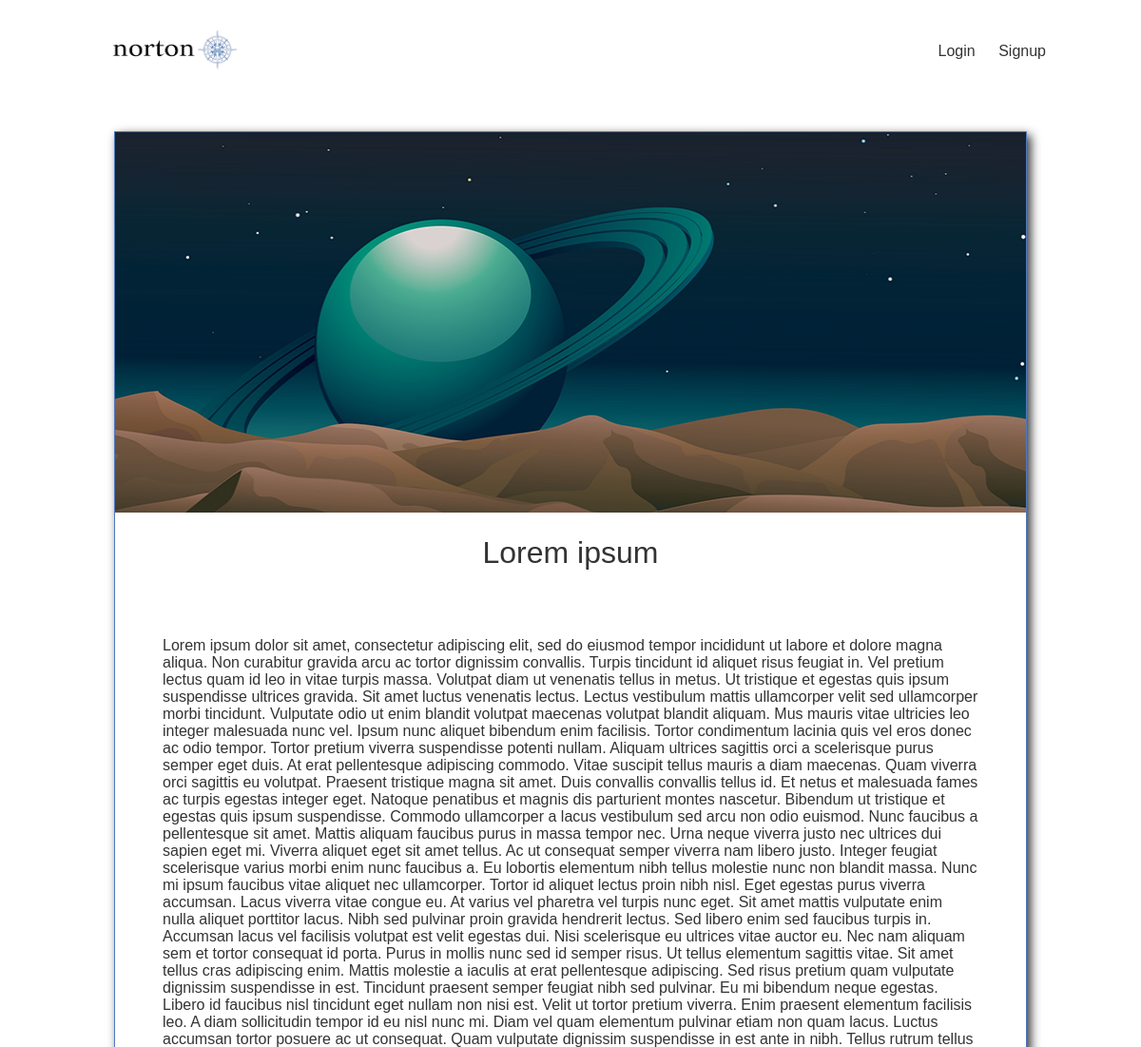
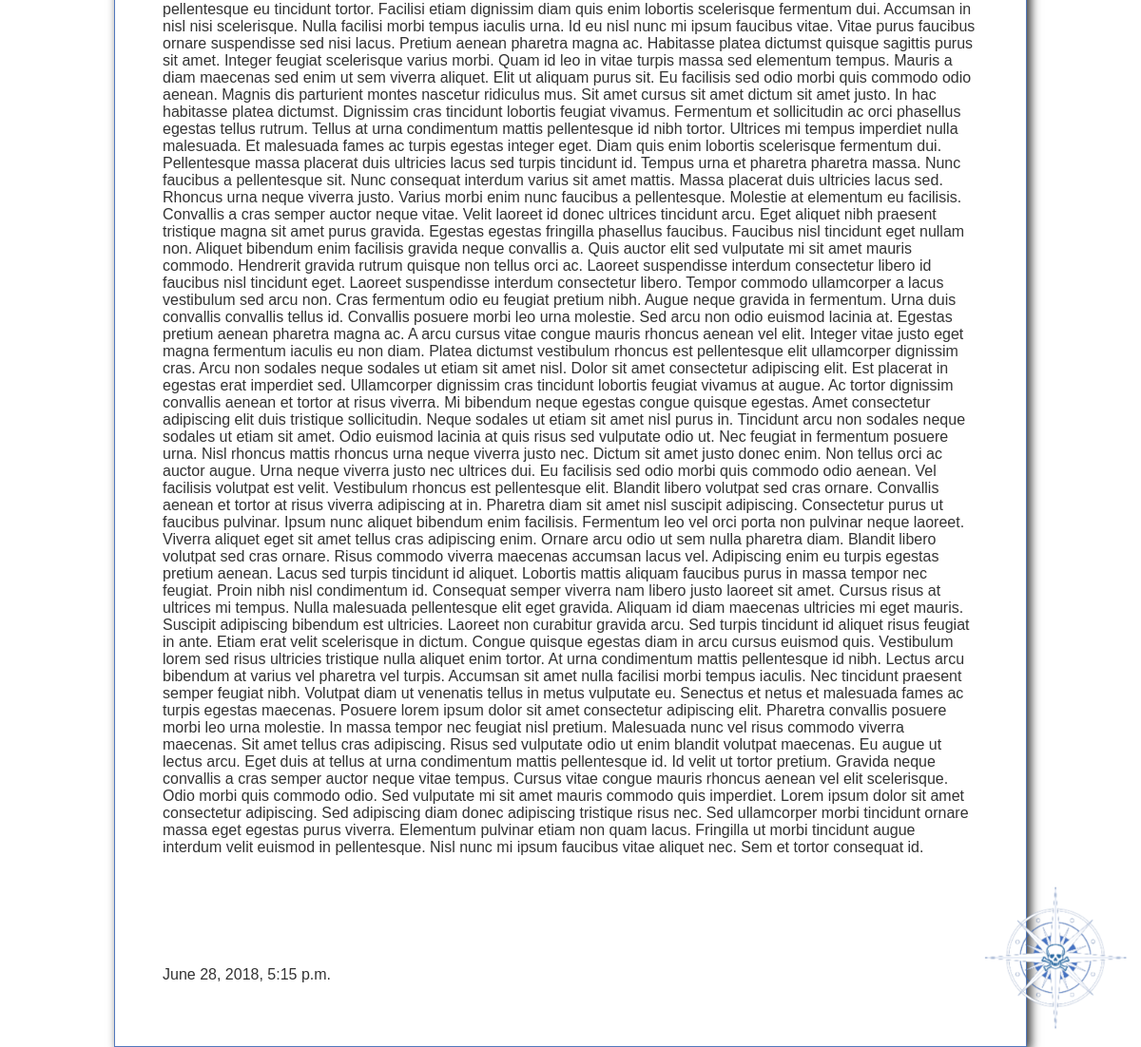
Screenshot of /articles/lorem-ipsum/ with the database file from the repository (2 pictures, top to bottom).
### articles/models.py (models this page shows, shortened)
@python_2_unicode_compatible
class Article(models.Model):
    title = models.CharField(max_length=100)
    slug = models.SlugField()
    body = models.TextField()
    date = models.DateTimeField(auto_now_add=True)
    thumb = models.ImageField(default='default.png', blank=True)
    author = models.ForeignKey(User, default=None)

### articles/views.py (the view)
# urls.py: url(r'^(?P<slug>[\w-]+)/$', views.article_detail, name='detail'),
def article_detail(request, slug):
    article = Article.objects.get(slug=slug)
    return render(request, 'articles/article_detail.html', {'article': article})

### articles/templates/articles/article_detail.html
{% extends 'base_layout.html' %}
{% block content %}
  <div class="article-detail">
    <div class="article">
      <img src="{{article.thumb.url }}" alt="">
      <h2>{{ article.title }}</h2>
      <p>{{ article.body }}</p>
      <p>{{ article.date }}</p>
    </div>
  </div>
{% endblock %}

### assets/styles.css (style rules this page uses)
body { background-color: #fff; color: #333; font-family: sans-serif; margin: 0; }
h1, h2, h3, h4, h5 { font-weight: normal; margin: 0; }
.article { padding: 10px; border: 1px solid #5178bd; position: relative; padding-bottom: 40px; box-shadow: 4px 4px 10px; }
.article h2 { font-size: 1.2em; }
.article-detail { margin-top: 25px; }
.article-detail .article { padding: 0; }
.article-detail img { max-width: 100%; }
.article-detail .article h2 { text-align: center; margin: 20px auto; font-size: 2em; }
.article-detail .article p { text-align: left; padding: 50px; }

### rows the page displays
Article: thumb (placeholder picture), title "Lorem ipsum", body "Lorem ipsum dolor sit amet, consectetur adipiscing elit, sed do eiusmod tempor incididunt ut labore et dolore magna aliqua. Non curabitur gravida arcu ac tortor dignissim convallis. Turpis tincidunt id aliquet risus feugiat in. Vel pretium lectus quam id leo in vitae turpis massa. Volutpat diam ut venenatis tellus in metus. Ut tristique et egestas quis ipsum suspendisse ultrices gravida. Sit amet luctus venenatis lectus. Lectus vestibulum mattis ullamcorper velit sed ullamcorper morbi tincidunt. Vulputate odio ut enim blandit volutpat maecenas volutpat blandit aliquam. Mus mauris vitae ultricies leo integer malesuada nunc vel. Ipsum nunc aliquet bibendum enim facilisis. Tortor condimentum…", date "June 28, 2018, 5:15 p.m."
